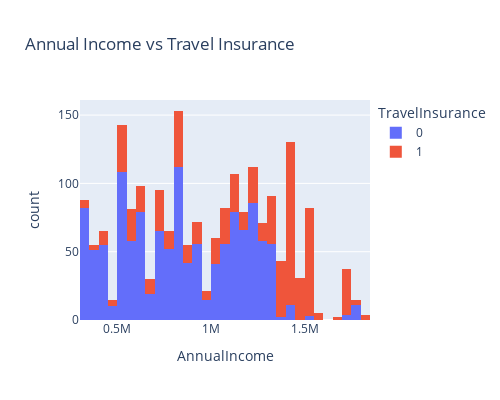

Write notebook code for a chart like this one.
### Markdown cell above
2. Berapa pendapatan pelanggan yang membeli asuransi?

### Code cell
px.histogram(df, 
             x='AnnualIncome', 
             color='TravelInsurance', 
             title='Annual Income vs Travel Insurance',
             width=500, 
             height=400
            )

### Figure 1 — Plotly figure (JSON) as saved in the notebook; plotly's stock layout.template omitted (floating-point values rounded to 4 significant figures; data arrays with more than 128 entries replaced by an {"elided": "..."} marker saying what was removed)
{"data": [{"alignmentgroup": "True", "bingroup": "x", "hovertemplate": "TravelInsurance=0<br>AnnualIncome=%{x}<br>count=%{y}<extra></extra>", "legendgroup": "0", "marker": {"color": "#636efa", "pattern": {"shape": ""}}, "name": "0", "offsetgroup": "0", "orientation": "v", "showlegend": true, "type": "histogram", "x": {"elided": "1277 int values"}, "xaxis": "x", "yaxis": "y"}, {"alignmentgroup": "True", "bingroup": "x", "hovertemplate": "TravelInsurance=1<br>AnnualIncome=%{x}<br>count=%{y}<extra></extra>", "legendgroup": "1", "marker": {"color": "#EF553B", "pattern": {"shape": ""}}, "name": "1", "offsetgroup": "1", "orientation": "v", "showlegend": true, "type": "histogram", "x": {"elided": "710 int values"}, "xaxis": "x", "yaxis": "y"}], "layout": {"barmode": "relative", "height": 400, "legend": {"title": {"text": "TravelInsurance"}, "tracegroupgap": 0}, "title": {"text": "Annual Income vs Travel Insurance"}, "width": 500, "xaxis": {"anchor": "y", "domain": [0, 1], "title": {"text": "AnnualIncome"}}, "yaxis": {"anchor": "x", "domain": [0, 1], "title": {"text": "count"}}}}
